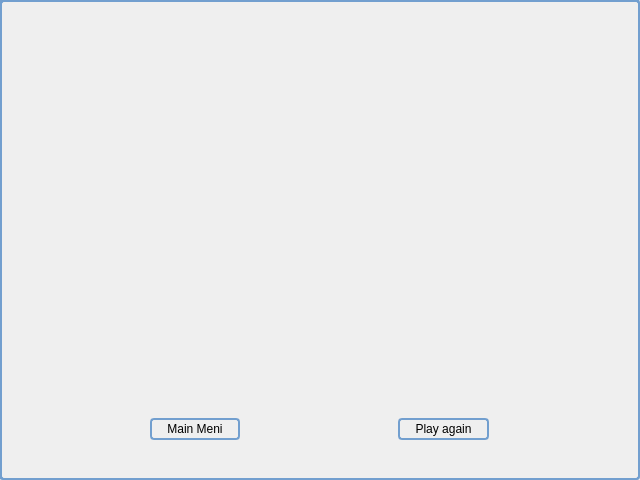
<?xml version="1.0" encoding="UTF-8"?>
<ui version="4.0">
 <class>GameOver</class>
 <widget class="QWidget" name="GameOver">
  <property name="geometry">
   <rect>
    <x>0</x>
    <y>0</y>
    <width>640</width>
    <height>480</height>
   </rect>
  </property>
  <property name="windowTitle">
   <string>Form</string>
  </property>
  <property name="styleSheet">
   <string notr="true">QWidget {
    border: 2px solid rgb(114, 159, 207);
    border-radius: 4px;
    padding: 2px;
    background-image:url(:/images/game_over.png) ;
}</string>
  </property>
  <widget class="QWidget" name="verticalLayoutWidget">
   <property name="geometry">
    <rect>
     <x>-1</x>
     <y>-1</y>
     <width>641</width>
     <height>481</height>
    </rect>
   </property>
   <layout class="QVBoxLayout" name="verticalLayout_2">
    <item>
     <spacer name="verticalSpacer">
      <property name="orientation">
       <enum>Qt::Vertical</enum>
      </property>
      <property name="sizeHint" stdset="0">
       <size>
        <width>20</width>
        <height>40</height>
       </size>
      </property>
     </spacer>
    </item>
    <item>
     <layout class="QHBoxLayout" name="horizontalLayout_4">
      <item>
       <spacer name="horizontalSpacer">
        <property name="orientation">
         <enum>Qt::Horizontal</enum>
        </property>
        <property name="sizeHint" stdset="0">
         <size>
          <width>40</width>
          <height>20</height>
         </size>
        </property>
       </spacer>
      </item>
      <item>
       <widget class="QPushButton" name="pushButton1">
        <property name="text">
         <string>    Main Meni    </string>
        </property>
       </widget>
      </item>
      <item>
       <spacer name="horizontalSpacer_3">
        <property name="orientation">
         <enum>Qt::Horizontal</enum>
        </property>
        <property name="sizeHint" stdset="0">
         <size>
          <width>40</width>
          <height>20</height>
         </size>
        </property>
       </spacer>
      </item>
      <item>
       <widget class="QPushButton" name="pushButton2">
        <property name="text">
         <string>    Play again    </string>
        </property>
       </widget>
      </item>
      <item>
       <spacer name="horizontalSpacer_2">
        <property name="orientation">
         <enum>Qt::Horizontal</enum>
        </property>
        <property name="sizeHint" stdset="0">
         <size>
          <width>40</width>
          <height>20</height>
         </size>
        </property>
       </spacer>
      </item>
     </layout>
    </item>
    <item>
     <spacer name="verticalSpacer_2">
      <property name="orientation">
       <enum>Qt::Vertical</enum>
      </property>
      <property name="sizeType">
       <enum>QSizePolicy::Fixed</enum>
      </property>
      <property name="sizeHint" stdset="0">
       <size>
        <width>20</width>
        <height>40</height>
       </size>
      </property>
     </spacer>
    </item>
   </layout>
  </widget>
 </widget>
 <resources/>
 <connections/>
</ui>
